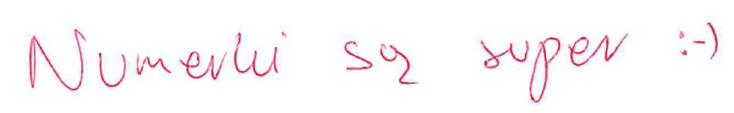
#> input picture Semestr3/NumericalMethods/konkurs/napis.png, 734 x 113 px, found by its file name
$ python nifs3.py
#> lines starting #> are read from the running program, lines starting #| are printed output that depends on the picture
import matplotlib.pyplot as plt
import points as p

def lambdak(x, k):
    hk = x[k] - x[k - 1]
    hk1 = x[k + 1] - x[k]
    return hk / (hk + hk1)

def dk(x, y, k):
    # difference quotient f[xk-1, xk, xk+1]
    t1 = (y[k + 1] - y[k]) / (x[k + 1] - x[k])
    t2 = (y[k] - y[k - 1]) / (x[k] - x[k - 1])
    return 6 * (t1 - t2) / (x[k + 1] - x[k - 1])

def moments(t, x, y):
    n = len(t) - 1
    q = [0]
    p = [0]
    ux = [0]
    uy = [0]
    for i in range(1, n):
        lk = lambdak(t, i)
        p.append(lk * q[i - 1] + 2)
        q.append((lk - 1) / p[i])
        dk_ = dk(t, x, i)
        ux.append((dk_ - lk * ux[i - 1])/p[i])
        dk_ = dk(t, y, i)
        uy.append((dk_ - lk * uy[i - 1])/p[i])

    Mx, My = [0]*(n+1), [0]*(n+1)
    Mx[n], My[n] = 0, 0
    Mx[n-1], My[n-1] = ux[n-1], uy[n-1]
    for i in range(n-2, -1, -1):
        Mx[i] = ux[i] + q[i] * Mx[i + 1]
        My[i] = uy[i] + q[i] * My[i + 1]

    return Mx, My

def nifs3(X, x0, y0, M):
    k = 1
    while x0[k] < X:
        k += 1

    return (1/(x0[k]-x0[k-1])) * (M[k-1]*pow(x0[k] - X, 3)/6. +  M[k] * pow(X - x0[k-1], 3)/6. + (y0[k-1] - M[k-1]*pow(x0[k]-x0[k-1], 2)/6.)*(x0[k]-X) + (y0[k] - M[k]*pow(x0[k]-x0[k-1], 2)/6.)*(X-x0[k-1]))

def ts(n):
    n-=1
    t = []
    for k in range(n+1):
        t.append(k/n)
    return t

def _unzip(l):
    return [x[0] for x in l], [x[1] for x in l], ts(len(l))

def nifss(t, x, y, M):
    Mx, My = moments(t, x, y)
    nifs3x = []
    nifs3y = []
    for k in range(M+1):
        nifs3x.append(nifs3(k/M, t, x, Mx))
        nifs3y.append(nifs3(k/M, t, y, My))
    return nifs3x, nifs3y

plt.gca().invert_yaxis()

x, y, t = _unzip(p.N)
nifs3x, nifs3y = nifss(t, x, y, 500)
plt.plot(x, y, nifs3x, nifs3y)

x, y, t = _unzip(p.u)
nifs3x, nifs3y = nifss(t, x, y, 500)
plt.plot(x, y, nifs3x, nifs3y)

x, y, t = _unzip(p.m)
nifs3x, nifs3y = nifss(t, x, y, 500)
plt.plot(x, y, nifs3x, nifs3y)

x, y, t = _unzip(p.er)
nifs3x, nifs3y = nifss(t, x, y, 1000)
plt.plot(x, y, nifs3x, nifs3y)

x, y, t = _unzip(p.ki)
nifs3x, nifs3y = nifss(t, x, y, 1000)
plt.plot(x, y, nifs3x, nifs3y)

x, y, t = _unzip(p.i)
nifs3x, nifs3y = nifss(t, x, y, 2)
plt.plot(x, y, nifs3x, nifs3y)

x, y, t = _unzip(p.s)
nifs3x, nifs3y = nifss(t, x, y, 300)
plt.plot(x, y, nifs3x, nifs3y)

x, y, t = _unzip(p.a)
nifs3x, nifs3y = nifss(t, x, y, 500)
plt.plot(x, y, nifs3x, nifs3y)

x,y,t = _unzip(p.su)
nifs3x, nifs3y = nifss(t, x, y, 1000)
plt.plot(x, y, nifs3x, nifs3y)

x,y,t = _unzip(p.p)
nifs3x, nifs3y = nifss(t, x, y, 500)
plt.plot(x, y, nifs3x, nifs3y)

x,y,t = _unzip(p.er1)
nifs3x, nifs3y = nifss(t, x, y, 1000)
plt.plot(x, y, nifs3x, nifs3y)

x, y, t = _unzip(p.dotup)
nifs3x, nifs3y = nifss(t, x, y, 4)
plt.plot(x, y, nifs3x, nifs3y)

x, y, t = _unzip(p.dotdown)
nifs3x, nifs3y = nifss(t, x, y, 4)
plt.plot(x, y, nifs3x, nifs3y)

x, y, t = _unzip(p.nose)
nifs3x, nifs3y = nifss(t, x, y, 2)
plt.plot(x, y, nifs3x, nifs3y)

x, y, t = _unzip(p.smile)
nifs3x, nifs3y = nifss(t, x, y, 300)
plt.plot(x, y, nifs3x, nifs3y)

im = plt.imread('C:/Users/borys/Desktop/UWr/Semestr3/NumericalMethods/konkurs/napis.png')
#> im is the input picture: shape (113, 734, 4) float32; mean R, G, B, A 0.988, 0.971, 0.978, 1
plt.imshow(im)
plt.show()
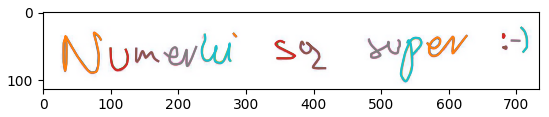
#> figure drawn by matplotlib, 1 panel
